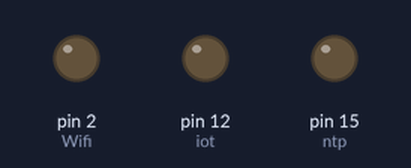
The sketch below on a simulated Arduino Uno, built with avr-gcc and run on an emulated ATmega328P. Parts: output pins drawn as LEDs (lit = HIGH).

Above: at 1.2 s.
At 2.0 s:
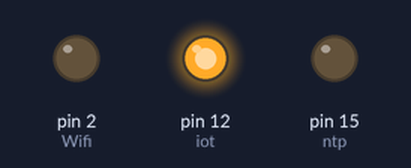
At 3.0 s:
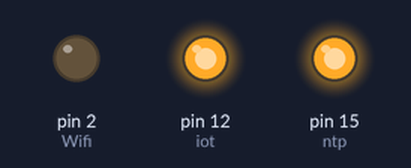
At 4.4 s:
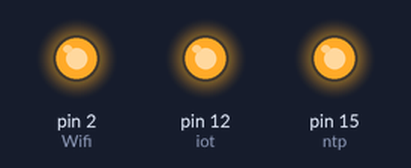
At 4.9 s:
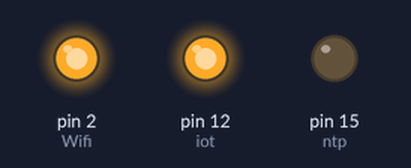
At 6.6 s:
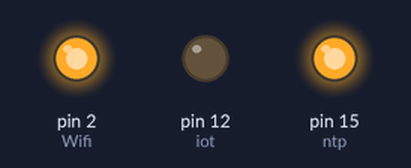
Timing chart, 0 to 7.2 s (numbered marks = the images above):
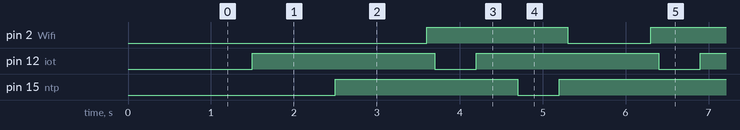

The sketch:

function_1.ino
```cpp
int iot = 12;
int ntp = 15;
int Wifi = 2;

void setup() {
  pinMode(iot, OUTPUT);
  pinMode(ntp, OUTPUT);
  pinMode(Wifi, OUTPUT);
  digitalWrite(Wifi, LOW);
  delay(wifiblink(100));
}

void loop() {
  iotBlink();
  ntpBlink(500, 100);

  digitalWrite(Wifi, LOW);
  delay(wifiblink(100));
  digitalWrite(Wifi, HIGH);
  delay(wifiblink(10));
}
```

WiFi.ino
```cpp
int wifiblink(int a) {
  int sum = a * 10;
  return sum;
}
```

iot.ino
```cpp
void iotBlink () {
  digitalWrite(iot, LOW);
  delay(500);
  digitalWrite(iot, HIGH);
  delay(500);
}
```

ntp.ino
```cpp
void ntpBlink(int value1, int value2) {
  digitalWrite(ntp, LOW);
  delay(value1);
  digitalWrite(ntp, HIGH);
  delay(value2);
}
```

Measured:
- by itself, pin 2 (Wifi): alternates HIGH for 1.7 s and LOW for 1.0 s
- by itself, pin 12 (iot), pin 15 (ntp): alternates HIGH for 2.2 s and LOW for 0.50 s
- by itself, everything shown: repeats every 2.7 s, in 6 steps
